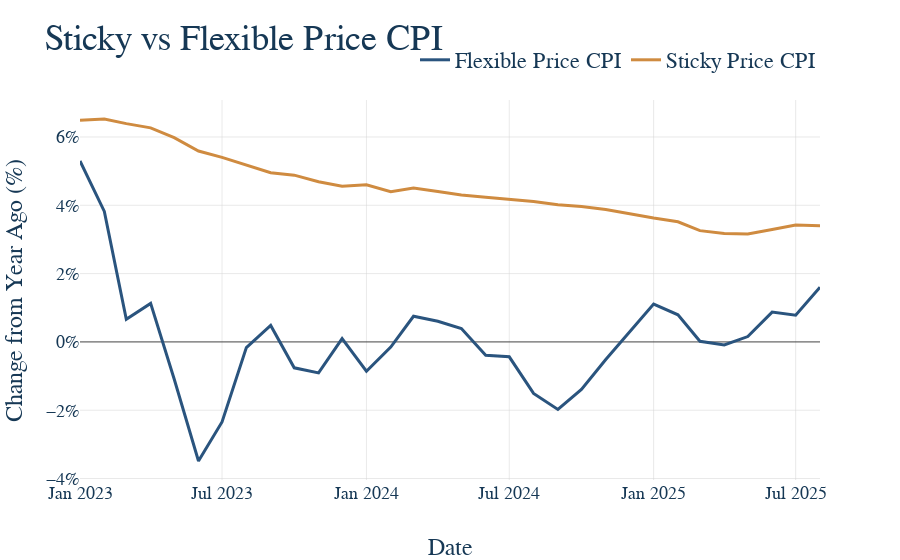

Write notebook code for a chart like this one.
### Code cell
fig = go.Figure()

for col in filt_df.columns:
    fig.add_trace(
        go.Scatter(
            x=filt_df.index,
            y=filt_df[col],
            name=col,
            mode='lines',
        )
    )


# This is graph specific, but here we want the y-axis to be percent signs 
fig.update_yaxes(
    tickformat="0.2f%",
    ticksuffix="%"
)

# Again, graph specific, we have a mutliyear series and want tick marks to be years
fig.update_xaxes(
    type='date',
    tickformat='%b %Y',
)

fig.update_layout(
    title=dict(text='Sticky vs Flexible Price CPI'),
    xaxis_title='Date',
    yaxis_title='Change from Year Ago (%)',
)


# This should be the same for EVERY GRAPH!
# Save it to the graph_output folder with the name matching the file, as HTML
fig.write_html(GRAPH_OUTPUT_PATH / f"{GRAPH_NAME}.html")

fig.show()
